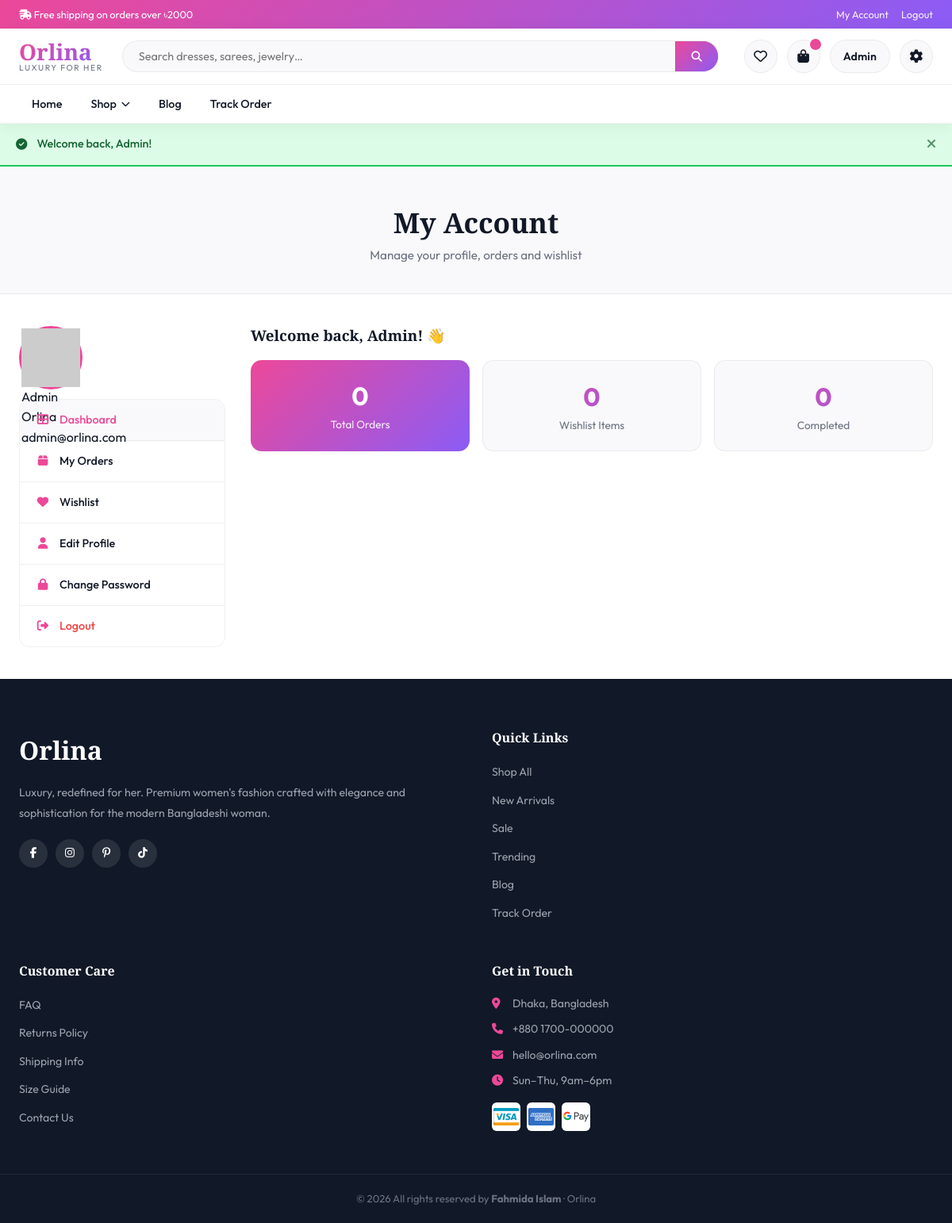
Page /myaccount.php (signed in) on the committed database.
### tables this page shows
CREATE TABLE `users` (
  `id` int(11) NOT NULL,
  `first_name` varchar(100) NOT NULL,
  `last_name` varchar(100) NOT NULL,
  `email` varchar(150) NOT NULL,
  `password` varchar(255) NOT NULL,
  `phone` varchar(20) DEFAULT NULL,
  `address` text DEFAULT NULL,
  `city` varchar(100) DEFAULT NULL,
  `avatar` varchar(255) DEFAULT NULL,
  `role` enum('member','admin','super_admin') DEFAULT 'member',
  `created_at` timestamp NOT NULL DEFAULT current_timestamp()
);

### includes/functions.php (called while the page is built, shortened)
<?php
require_once __DIR__ . '/db.php';
function url(string $path): string {
    return BASE_URL . '/' . ltrim($path, '/');
}
function asset(string $path): string {
    return BASE_URL . '/assets/' . ltrim($path, '/');
}
function isLoggedIn(): bool    { return !empty($_SESSION['user_id']); }
function isAdmin(): bool       { return ($_SESSION['user_role'] ?? '') === 'super_admin'; }
function currentUser(): ?array {
    global $pdo;
    $stmt = $pdo->prepare("SELECT * FROM users WHERE id = ?");
    $stmt->execute([$_SESSION['user_id']]);
    return $stmt->fetch() ?: null;
}
function h(string $str): string { return htmlspecialchars($str, ENT_QUOTES, 'UTF-8'); }

### myaccount.php (the view, shortened to what this page needs)
<?php
require_once __DIR__ . '/includes/functions.php';
$user = currentUser();
$tab  = $_GET['tab'] ?? 'dashboard';
$orders = $pdo->prepare("SELECT * FROM orders WHERE user_id=? ORDER BY created_at DESC");
$orders->execute([$user['id']]);
$myOrders = $orders->fetchAll();
$wishlistStmt = $pdo->prepare("
    SELECT p.*, (SELECT image_url FROM product_images WHERE product_id=p.id LIMIT 1) AS thumb, c.name AS category_name
    FROM wishlists w JOIN products p ON w.product_id=p.id LEFT JOIN categories c ON p.category_id=c.id
    WHERE w.user_id=? ORDER BY w.created_at DESC
");
$wishlistStmt->execute([$user['id']]);
$wishlistItems = $wishlistStmt->fetchAll();
include __DIR__ . '/includes/header.php';
?>
<div class="page-hero">
  <div class="container">
    <h1>My Account</h1>
    <p>Manage your profile, orders and wishlist</p>
  </div>
</div>
<div class="container">
  <div class="account-layout">
    <aside class="account-sidebar">
      <div class="account-avatar">
        <img src="<?= $user['avatar'] ? h($user['avatar']) : 'https://ui-avatars.com/api/?name=' . urlencode($user['first_name'].' '.$user['last_name']) . '&background=ec4899&color=fff&size=160' ?>" class="avatar-img" alt="">
        <div class="account-name"><?= h($user['first_name'] . ' ' . $user['last_name']) ?></div>
        <div class="account-email"><?= h($user['email']) ?></div>
      </div>
      <nav class="account-nav">
        <a href="?tab=dashboard" class="account-nav-link <?= $tab==='dashboard'?'active':'' ?>"><i class="fas fa-th-large"></i> Dashboard</a>
        <a href="?tab=orders" class="account-nav-link <?= $tab==='orders'?'active':'' ?>"><i class="fas fa-box"></i> My Orders</a>
        <a href="?tab=wishlist" class="account-nav-link <?= $tab==='wishlist'?'active':'' ?>"><i class="fas fa-heart"></i> Wishlist</a>
        <a href="?tab=profile" class="account-nav-link <?= $tab==='profile'?'active':'' ?>"><i class="fas fa-user"></i> Edit Profile</a>
        <a href="?tab=password" class="account-nav-link <?= $tab==='password'?'active':'' ?>"><i class="fas fa-lock"></i> Change Password</a>
        <a href="<?= url('pages/logout.php') ?>" class="account-nav-link" style="color:#ef4444;"><i class="fas fa-sign-out-alt"></i> Logout</a>
      </nav>
    </aside>
    <div class="account-content">
      <?php if ($tab === 'dashboard'): ?>
      <div class="account-card">
        <h3 style="margin-bottom:20px;">Welcome back, <?= h($user['first_name']) ?>! 👋</h3>
        <div style="display:grid;grid-template-columns:repeat(3,1fr);gap:16px;">
          <div style="background:var(--primary);border-radius:var(--radius);padding:20px;color:#fff;text-align:center;">
            <div style="font-size:2rem;font-weight:700;"><?= count($myOrders) ?></div>
            <div style="font-size:0.85rem;opacity:0.9;">Total Orders</div>
          </div>
          <div style="background:var(--surface);border-radius:var(--radius);padding:20px;text-align:center;border:1px solid var(--border);">
            <div style="font-size:2rem;font-weight:700;background:var(--primary);-webkit-background-clip:text;-webkit-text-fill-color:transparent;background-clip:text;"><?= count($wishlistItems) ?></div>
            <div style="font-size:0.85rem;color:var(--text2);">Wishlist Items</div>
          </div>
          <div style="background:var(--surface);border-radius:var(--radius);padding:20px;text-align:center;border:1px solid var(--border);">
            <div style="font-size:2rem;font-weight:700;background:var(--primary);-webkit-background-clip:text;-webkit-text-fill-color:transparent;background-clip:text;"><?= count(array_filter($myOrders, fn($o) => $o['status']==='delivered')) ?></div>
            <div style="font-size:0.85rem;color:var(--text2);">Completed</div>
          </div>
        </div>
      </div>
      <?php endif; ?>
    </div>
  </div>
</div>
<?php include __DIR__ . '/includes/footer.php'; ?>

### includes/header.php (shortened to what this page needs)
<?php
$_cartCount     = cartCount();
$_headerUser = isLoggedIn() ? currentUser() : null;
$_userFirstName = $_headerUser ? h($_headerUser['first_name']) : '';
?>
<!DOCTYPE html>
<html lang="en">
<head>
<link rel="stylesheet" href="<?= asset('css/google-fonts.css') ?>">
<link rel="stylesheet" href="<?= asset('css/all.min.css') ?>">
<link rel="stylesheet" href="<?= asset('css/style.css') ?>">
</head>
<body>
<div class="topbar">
  <div class="container topbar-inner">
    <span><i class="fas fa-shipping-fast"></i> Free shipping on orders over ৳2000</span>
    <span class="topbar-right">
      <?php if (isLoggedIn()): ?>
        <a href="<?= url('pages/myaccount.php') ?>">My Account</a>
        <a href="<?= url('pages/logout.php') ?>">Logout</a>
      <?php else: ?>
        <a href="<?= url('pages/login.php') ?>">Login</a>
        <a href="<?= url('pages/register.php') ?>">Register</a>
      <?php endif; ?>
    </span>
  </div>
</div>
<header class="site-header" id="site-header">
  <div class="container header-inner">
    <a href="<?= url('index.php') ?>" class="logo">
      <span class="logo-text">Orlina</span>
      <span class="logo-tagline">Luxury For Her</span>
    </a>
    <form class="search-form" action="<?= url('pages/search.php') ?>" method="GET" role="search">
      <input type="text" name="q" placeholder="Search dresses, sarees, jewelry…" value="<?= h($_GET['q'] ?? '') ?>" aria-label="Search products">
      <button type="submit" aria-label="Search"><i class="fas fa-search"></i></button>
    </form>
    <div class="header-actions">
      <a href="<?= url('pages/wishlist.php') ?>" class="icon-btn" title="Wishlist" aria-label="Wishlist">
        <i class="far fa-heart"></i>
      </a>
      <?php if (isLoggedIn()): ?>
      <a href="<?= url('pages/cart.php') ?>" class="icon-btn cart-btn" title="Cart" aria-label="Cart">
        <i class="fas fa-shopping-bag"></i>
        <span class="cart-badge" id="cart-badge"><?= $_cartCount > 0 ? $_cartCount : '' ?></span>
      </a>
      <?php endif; ?>
      <?php if (isLoggedIn() && $_headerUser): ?>
      <a href="<?= url('pages/myaccount.php') ?>" class="header-user-name-link" title="My Account" aria-label="My Account">
        <?= $_userFirstName ?>
      </a>
      <?php else: ?>
      <a href="<?= url('pages/login.php') ?>" class="btn btn-primary btn-sm header-login-btn" aria-label="Login">
        <i class="fas fa-user"></i> Login
      </a>
      <?php endif; ?>
      <?php if (isAdmin()): ?>
      <a href="<?= url('admin/index.php') ?>" class="icon-btn admin-btn" title="Admin Panel" aria-label="Admin">
        <i class="fas fa-cog"></i>
      </a>
      <?php endif; ?>
    </div>
  </div>
  <nav class="main-nav" id="main-nav" role="navigation" aria-label="Main navigation">
    <div class="container nav-inner">
      <a href="<?= url('index.php') ?>" class="nav-link">Home</a>
      <div class="nav-dropdown">
        <a href="<?= url('pages/shop.php') ?>" class="nav-link">Shop <i class="fas fa-chevron-down"></i></a>
      </div>
      <a href="<?= url('pages/blog.php') ?>" class="nav-link">Blog</a>
      <a href="<?= url('pages/order_tracking.php') ?>" class="nav-link">Track Order</a>
    </div>
  </nav>
</header>
<?php if (!empty($_SESSION['flash'])): ?>
<div class="flash flash-<?= h($_SESSION['flash']['type']) ?>" role="alert">
  <i class="fas fa-<?= $_SESSION['flash']['type'] === 'success' ? 'check-circle' : 'exclamation-circle' ?>"></i>
  <?= h($_SESSION['flash']['message']) ?>
  <button class="flash-close" onclick="this.parentElement.remove()" aria-label="Close"><i class="fas fa-times"></i></button>
</div>
<?php unset($_SESSION['flash']); endif; ?>
<main id="main-content">

### rows in the picture
users: first_name "Admin", first_name+last_name "Admin Orlina", email "admin@orlina.com"

### other values in the picture
$_SESSION['flash']['message'] "Welcome back, Admin!"
count($myOrders) "0"
count($wishlistItems) "0"
count(array_filter($myOrders, fn($o) => $o['status']==='delivered')) "0"
